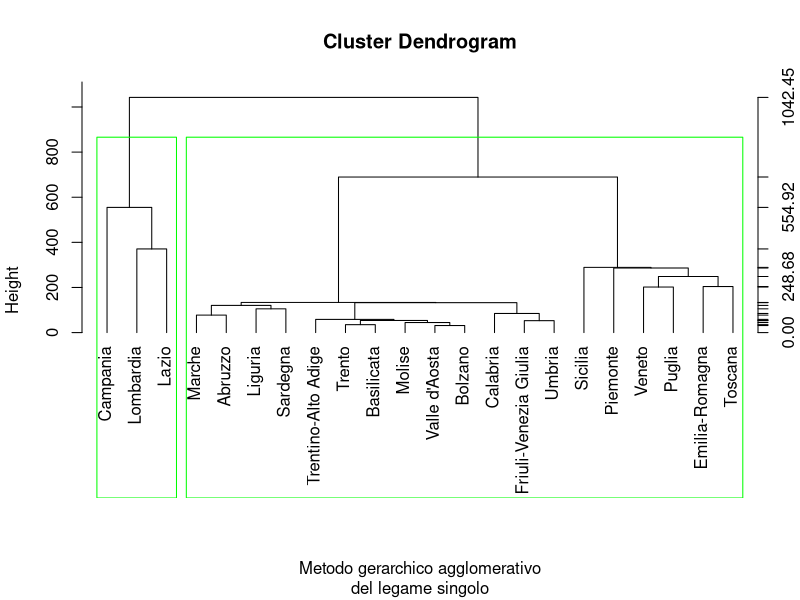
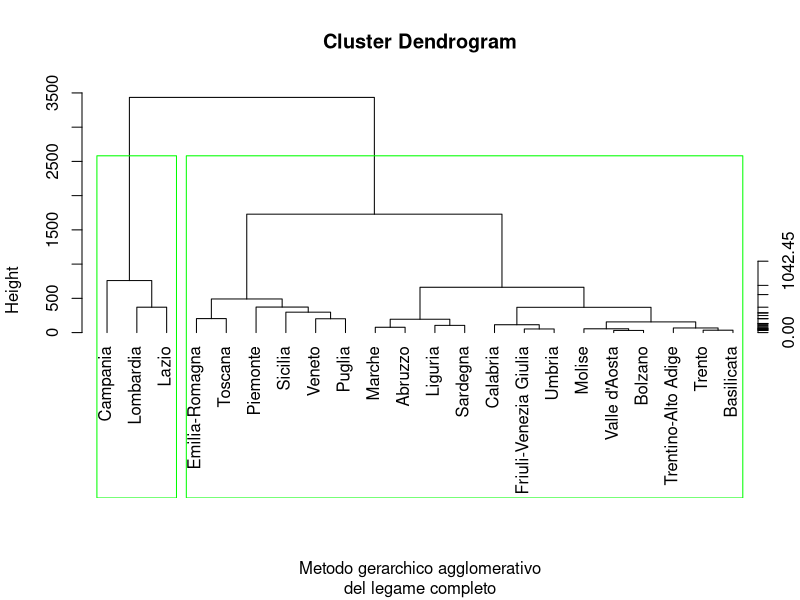
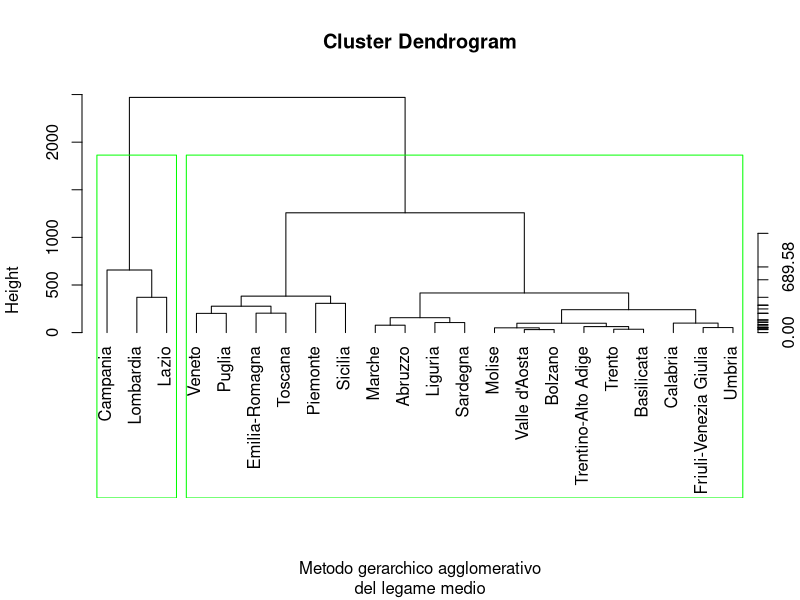
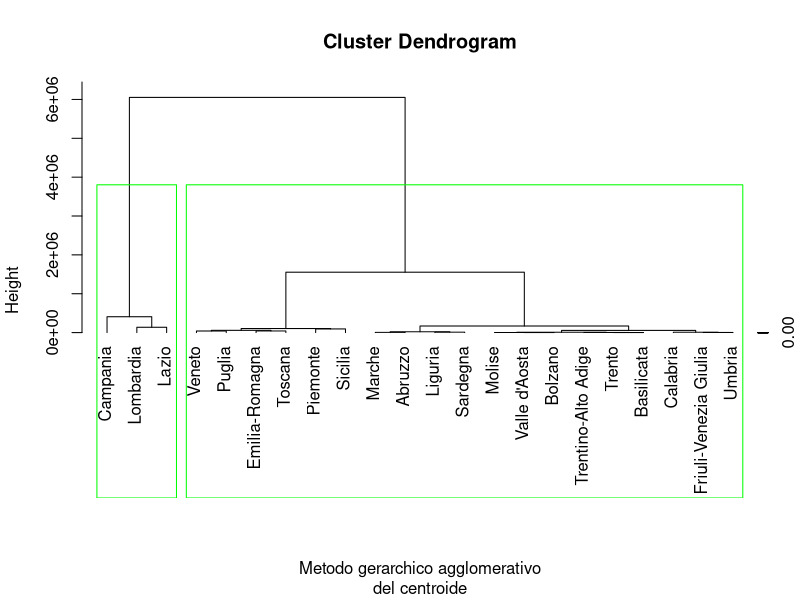
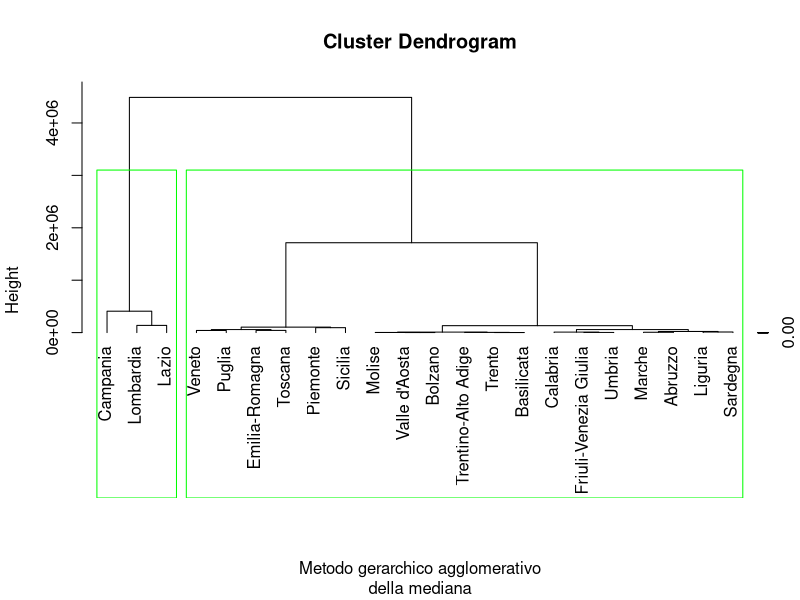

Here is the R script that generated these plots, in order:
library(openxlsx)
utenti_per_regione_e_anno <-read.xlsx("utenti_per_regione_e_anno.xlsx")

Z<-round(utenti_per_regione_e_anno[1:nrow(utenti_per_regione_e_anno)-1,-1],0)
row.names(Z)<-utenti_per_regione_e_anno[1:nrow(utenti_per_regione_e_anno)-1,1]
n<-nrow(Z)

d<-dist(Z, method="euclidean", diag=TRUE, upper=TRUE)

#metodo del legame singolo
hls<-hclust(d, method="single")
png("grafici/cluster/dendrogrammaUtenti_LegameSingolo.png")
plot(hls, hang=-1, xlab="Metodo gerarchico agglomerativo", sub="del legame singolo")
rect.hclust(hls, k=2, border="green")
axis(side=4, at=round(c(0, hls$height),2))
dev.off()

#metodo del legame completo
hlc<-hclust(d, method="complete")
png("grafici/cluster/dendrogrammaUtenti_LegameCompleto.png")
plot(hlc, hang=-1, xlab="Metodo gerarchico agglomerativo", sub="del legame completo")
rect.hclust(hlc, k=2, border="green")
axis(side=4, at=round(c(0, hls$height),2))
dev.off()

#metodo del legame medio
hlm<-hclust(d, method="average")
png("grafici/cluster/dendrogrammaUtenti_LegameMedio.png")
plot(hlm, hang=-1, xlab="Metodo gerarchico agglomerativo", sub="del legame medio")
rect.hclust(hlm, k=2, border="green")
axis(side=4, at=round(c(0, hls$height),2))
dev.off()

#metodo del centroide
d2<-d^2
hc<-hclust(d2, method="centroid")
png("grafici/cluster/dendrogrammaUtenti_MetodoCentroide.png")
plot(hc, hang=-1, xlab="Metodo gerarchico agglomerativo", sub="del centroide")
rect.hclust(hc, k=2, border="green")
axis(side=4, at=round(c(0, hls$height),2))
dev.off()

#metodo della mediana
hmed<-hclust(d2, method="median")
png("grafici/cluster/dendrogrammaUtenti_MetodoMediana.png")
plot(hmed, hang=-1, xlab="Metodo gerarchico agglomerativo", sub="della mediana")
rect.hclust(hmed, k=2, border="green")
axis(side=4, at=round(c(0, hls$height),2))
dev.off()

#calcolo misura di non omogeneità totale in Z
n<-nrow(Z)
trH<-(n -1)*sum (apply(Z,2,var))

#calcolo misure di non omogeneità per metodo del legame singolo al variare di k
legamesingolo<-list()
kval<-1:n

for (i in kval){
  print(i)
  taglio<-cutree(hlc, k=i)
  num <-table (taglio)
  tagliolist<-list(taglio)
  agvar <- aggregate (Z, tagliolist , var)[, -1]
  trList<-list()
  for (cluster in 1:i){
    if (num[[cluster]]>1)
      trList[cluster]<-(num[[cluster]]-1) * sum (agvar [cluster, ])
    else
      trList[cluster]<-0
  }
  trB<-trH-Reduce("+", trList)
  legamesingolo[i]<-trB/trH
}




#legame singolo
taglio<-cutree(hls, k=2)
num <-table (taglio)
tagliolist<-list(taglio)
agvar <- aggregate (Z, tagliolist , var)[, -1]
trH1 <-(num [[1]]-1) * sum (agvar [1, ])
trH2 <-(num [[2]]-1) * sum (agvar [2, ])
trB<-trH-trH1-trH2 #misura di non omogeneità tra i cluster
rapportoLegameSingolo<-trB/trH

#legame completo
taglio<-cutree(hlc, k=2)
num <-table (taglio)
tagliolist<-list(taglio)
agvar <- aggregate (Z, tagliolist , var)[, -1]
trH1 <-(num [[1]]-1) * sum (agvar [1, ])
trH2 <-(num [[2]]-1) * sum (agvar [2, ])
trB<-trH-trH1-trH2 #misura di non omogeneità tra i cluster
rapportoLegameCompleto<-trB/trH

#legame medio
taglio<-cutree(hlm, k=2)
num <-table (taglio)
tagliolist<-list(taglio)
agvar <- aggregate (Z, tagliolist , var)[, -1]
trH1 <-(num [[1]]-1) * sum (agvar [1, ])
trH2 <-(num [[2]]-1) * sum (agvar [2, ])
trB<-trH-trH1-trH2#misura di non omogeneità tra i cluster
rapportoLegameMedio<-trB/trH

#metodo centroide
taglio<-cutree(hc, k=2)
num <-table (taglio)
tagliolist<-list(taglio)
agvar <- aggregate (Z, tagliolist , var)[, -1]
trH1 <-(num [[1]]-1) * sum (agvar [1, ])
trH2 <-(num [[2]]-1) * sum (agvar [2, ])
trB<-trH-trH1-trH2 #misura di non omogeneità tra i cluster
rapportoCentroide<-trB/trH
centroidiIniziali <-aggregate (Z, tagliolist , mean )[,-1]

#metodo mediana
taglio<-cutree(hmed, k=2)
num <-table (taglio)
tagliolist<-list(taglio)
agvar <- aggregate (Z, tagliolist , var)[, -1]
trH1 <-(num [[1]]-1) * sum (agvar [1, ])
trH2 <-(num [[2]]-1) * sum (agvar [2, ])
trB<-trH-trH1-trH2 #misura di non omogeneità tra i cluster
rapportoMediana<-trB/trH

#metodo kmeans
km <-kmeans (Z, centers=2, iter.max =10, nstart =1)
rapportoKMeans<-km$betweenss/km$totss

